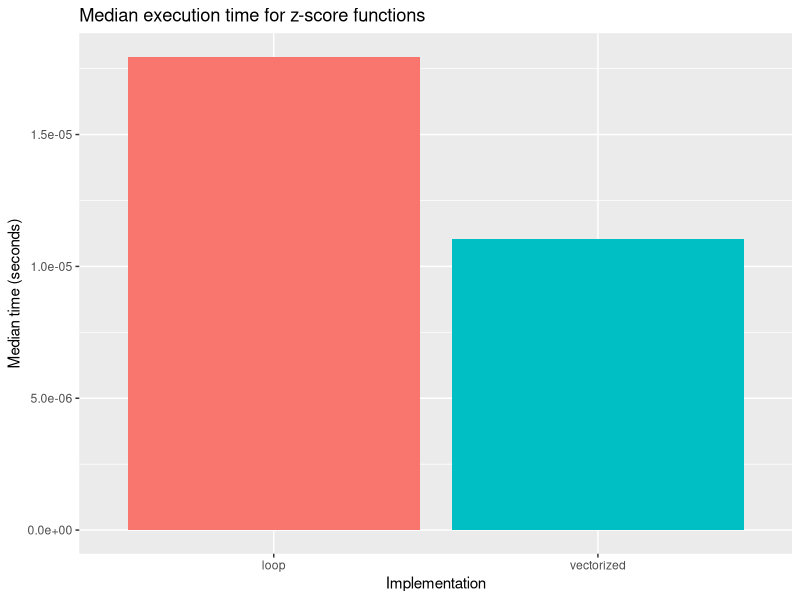
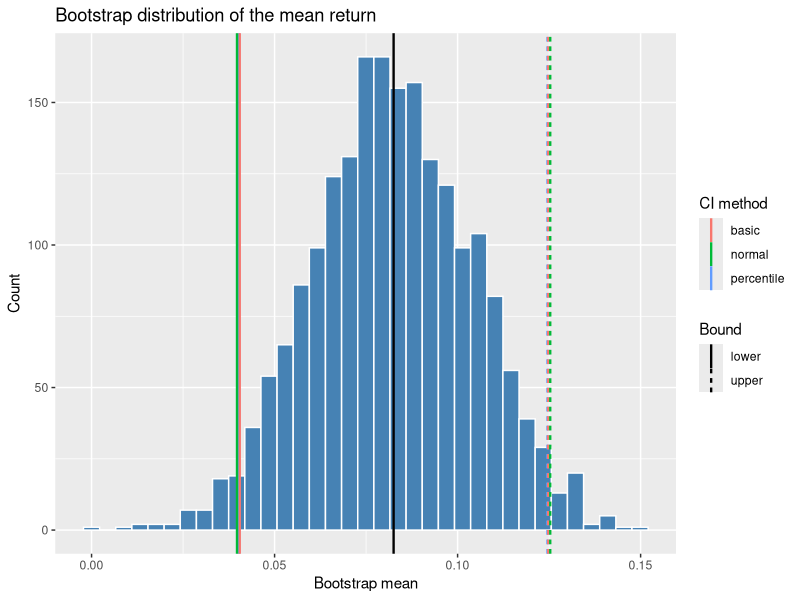
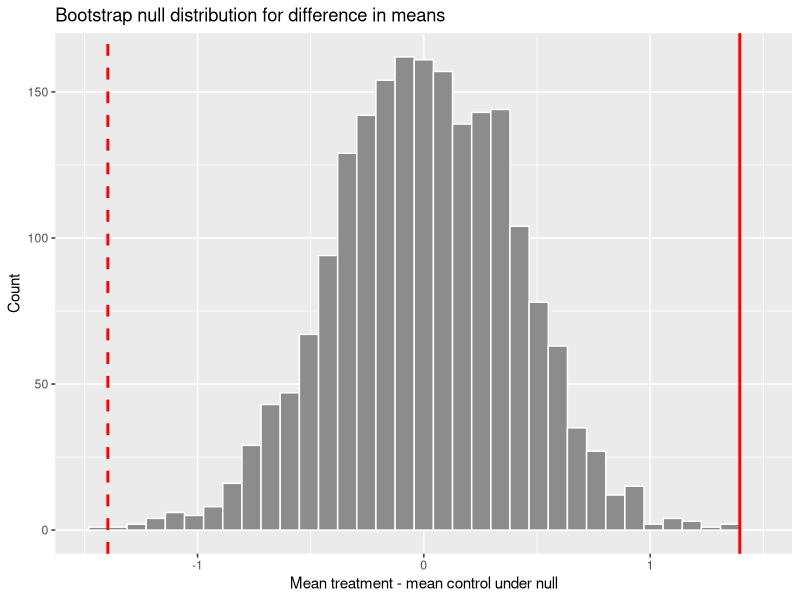

Write the R code that produced these figures, in order.
## ---- chunk 1
#| label: setup
library(tidyverse)
library(bench)
library(palmerpenguins)
library(purrr)
## ---- chunk 2
vectorized_zscore <- function(x) {
  (x - mean(x, na.rm = TRUE)) / sd(x, na.rm = TRUE)
}

loop_zscore <- function(x) {
  x_mean <- mean(x, na.rm = TRUE)
  x_sd <- sd(x, na.rm = TRUE)
  z <- numeric(length(x))

  for (i in seq_along(x)) {
    z[i] <- (x[i] - x_mean) / x_sd
  }

  z
}

iris_x <- iris$Sepal.Length
head(tibble(
  original = iris_x,
  vectorized = vectorized_zscore(iris_x),
  loop = loop_zscore(iris_x)
))

all.equal(vectorized_zscore(iris_x), loop_zscore(iris_x))
## ---- chunk 3
zscore_bench <- bench::mark(
  vectorized = vectorized_zscore(iris_x),
  loop = loop_zscore(iris_x),
  iterations = 50,
  check = TRUE
)

zscore_bench |> select(expression, median, `itr/sec`, mem_alloc)

zscore_bench |>
  mutate(
    implementation = as.character(expression),
    median_seconds = as.numeric(median)
  ) |>
  ggplot(aes(x = implementation, y = median_seconds, fill = implementation)) +
  geom_col(show.legend = FALSE) +
  labs(
    title = "Median execution time for z-score functions",
    x = "Implementation",
    y = "Median time (seconds)"
  )
## ---- chunk 4
chick_growth <- ChickWeight |>
  arrange(Chick, Time) |>
  group_by(Chick) |>
  mutate(
    first_weight = first(weight),
    first_time = first(Time),
    last_weight = last(weight),
    Growth.Rate = if_else(
      Time == first_time,
      NA_real_,
      (weight - first_weight) / (Time - first_time)
    ),
    Weight.Gain.Percent = (last_weight - first_weight) / first_weight * 100
  ) |>
  ungroup()

chick_growth |>
  group_by(Diet) |>
  summarize(
    average_growth_rate = mean(Growth.Rate, na.rm = TRUE),
    mean_maximum_weight = mean(tapply(weight, Chick, max)[as.character(unique(Chick))]),
    mean_weight_gain_percent = mean(Weight.Gain.Percent),
    .groups = "drop"
  )
## ---- chunk 5
penguin_by_species <- split(penguins, penguins$species)

penguin_by_species <- lapply(penguin_by_species, function(df) {
  attr(df, "sample_size") <- nrow(df)
  df
})

map_int(penguin_by_species, ~ attr(.x, "sample_size"))
## ---- chunk 6
numeric_means_lapply <- lapply(penguin_by_species, function(df) {
  numeric_cols <- df |> select(where(is.numeric))
  lapply(numeric_cols, mean, na.rm = TRUE)
})

numeric_means_lapply

numeric_means_map <- penguin_by_species |>
  map(function(df) {
    df |>
      select(where(is.numeric)) |>
      map_dbl(mean, na.rm = TRUE)
  })

numeric_means_map
## ---- chunk 7
tapply(penguins$body_mass_g, penguins$species, mean, na.rm = TRUE)

tapply(
  penguins$body_mass_g,
  list(species = penguins$species, sex = penguins$sex),
  mean,
  na.rm = TRUE
)
## ---- chunk 8
x <- c(1, 2, 3, 4)
y <- x

before <- tibble(object = c("x", "y"), value = c(paste(x, collapse = ", "), paste(y, collapse = ", ")))
y[1] <- 99
after <- tibble(object = c("x", "y"), value = c(paste(x, collapse = ", "), paste(y, collapse = ", ")))

list(before = before, after = after)
## ---- chunk 9
growing_time <- system.time({
  result_growing <- numeric(0)
  for (i in 1:10000) {
    result_growing <- c(result_growing, i^2)
  }
})

preallocated_time <- system.time({
  result_preallocated <- numeric(10000)
  for (i in 1:10000) {
    result_preallocated[i] <- i^2
  }
})

rbind(growing_vector = growing_time, preallocated = preallocated_time)
all.equal(result_growing, result_preallocated)
## ---- chunk 10
A <- matrix(c(4, 2, 1, 5), nrow = 2)
B <- matrix(c(3, 1, 0, 2), nrow = 2)
C <- matrix(c(1, 3, 5, 2, 4, 6), nrow = 2)
## ---- chunk 11
A_plus_B <- A + B
A_elementwise_B <- A * B
A_matrix_B <- A %*% B
tA_matrix_C <- t(A) %*% C
A_inverse <- solve(A)

list(
  A_plus_B = A_plus_B,
  A_elementwise_B = A_elementwise_B,
  A_matrix_B = A_matrix_B,
  tA_matrix_C = tA_matrix_C,
  A_inverse = A_inverse
)
## ---- chunk 12
is_symmetric <- function(mat, tol = .Machine$double.eps^0.5) {
  if (!is.matrix(mat)) {
    stop("Input must be a matrix.")
  }
  if (nrow(mat) != ncol(mat)) {
    stop("Input matrix must be square.")
  }
  isTRUE(all.equal(mat, t(mat), tolerance = tol))
}

tibble(
  matrix = c("A", "B", "t(A) %*% A"),
  symmetric = c(is_symmetric(A), is_symmetric(B), is_symmetric(t(A) %*% A))
)
## ---- chunk 13
M <- matrix(c(4, 2, 2, 3), nrow = 2)
## ---- chunk 14
M_eigen <- eigen(M)
M_eigen
## ---- chunk 15
eigen_checks <- map(seq_along(M_eigen$values), function(i) {
  lambda <- M_eigen$values[i]
  x_vec <- M_eigen$vectors[, i]

  tibble(
    eigenpair = i,
    left_side = list(M %*% x_vec),
    right_side = list(lambda * x_vec),
    matches = isTRUE(all.equal(as.vector(M %*% x_vec), as.vector(lambda * x_vec)))
  )
})

bind_rows(eigen_checks)
## ---- chunk 16
P <- M_eigen$vectors
D <- diag(M_eigen$values)
M_reconstructed <- P %*% D %*% solve(P)

M_reconstructed
all.equal(M, M_reconstructed)
## ---- chunk 17
X <- matrix(c(3, 2, 2, 2, 3, -2, 2, -2, 3), nrow = 3)

X_svd <- svd(X)
X_svd

X_rank1 <- X_svd$d[1] * X_svd$u[, 1, drop = FALSE] %*% t(X_svd$v[, 1, drop = FALSE])
frobenius_norm <- norm(X - X_rank1, type = "F")

X_rank1
frobenius_norm
## ---- chunk 18
set.seed(228)
n <- 100
x <- runif(n, -5, 5)
y <- 3 + 2 * x + rnorm(n, sd = 1)

design_matrix <- cbind(intercept = 1, x = x)
qr_fit <- qr(design_matrix)
beta_qr <- qr.coef(qr_fit, y)
beta_lm <- coef(lm(y ~ x))

tibble(
  method = c("QR", "lm"),
  intercept = c(beta_qr[1], beta_lm[1]),
  slope = c(beta_qr[2], beta_lm[2])
)
## ---- chunk 19
rosenbrock <- function(x) {
  (1 - x[1])^2 + 100 * (x[2] - x[1]^2)^2
}
## ---- chunk 20
rosenbrock_grad <- function(x) {
  c(
    -2 * (1 - x[1]) - 400 * x[1] * (x[2] - x[1]^2),
    200 * (x[2] - x[1]^2)
  )
}
## ---- chunk 21
gradient_descent <- function(init, grad_fn, learning_rate = 0.001,
                             max_iter = 10000, tol = 1e-6,
                             fn = rosenbrock) {
  x_current <- init

  for (iter in seq_len(max_iter)) {
    grad <- grad_fn(x_current)
    grad_norm <- sqrt(sum(grad^2))

    if (grad_norm < tol) {
      return(list(solution = x_current, value = fn(x_current), iterations = iter - 1))
    }

    x_current <- x_current - learning_rate * grad
  }

  list(solution = x_current, value = fn(x_current), iterations = max_iter)
}
## ---- chunk 22
gd_result <- gradient_descent(
  init = c(-1.2, 1.0),
  grad_fn = rosenbrock_grad,
  learning_rate = 0.001,
  max_iter = 10000,
  tol = 1e-6
)

gd_result
## ---- chunk 23
bfgs_result <- optim(
  par = c(-1.2, 1.0),
  fn = rosenbrock,
  gr = rosenbrock_grad,
  method = "BFGS"
)

bfgs_result
## ---- chunk 24
nelder_mead_result <- optim(
  par = c(-1.2, 1.0),
  fn = rosenbrock,
  method = "Nelder-Mead"
)

optimization_comparison <- tibble(
  method = c("Gradient descent", "BFGS", "Nelder-Mead"),
  x1 = c(gd_result$solution[1], bfgs_result$par[1], nelder_mead_result$par[1]),
  x2 = c(gd_result$solution[2], bfgs_result$par[2], nelder_mead_result$par[2]),
  function_value = c(gd_result$value, bfgs_result$value, nelder_mead_result$value),
  reported_iterations = c(gd_result$iterations, bfgs_result$counts["gradient"], NA),
  function_evaluations = c(NA, bfgs_result$counts["function"], nelder_mead_result$counts["function"])
)

optimization_comparison
## ---- chunk 25
run_simulation <- function(n_samples, n_reps, dist_type) {
  map_dfr(seq_len(n_reps), function(rep_id) {
    sample_values <- switch(
      dist_type,
      normal = rnorm(n_samples, mean = 0, sd = 1),
      t3 = rt(n_samples, df = 3),
      contaminated = if_else(
        runif(n_samples) < 0.9,
        rnorm(n_samples, mean = 0, sd = 1),
        rnorm(n_samples, mean = 0, sd = 10)
      ),
      stop("Unknown distribution type.")
    )

    tibble(
      replication = rep_id,
      distribution = dist_type,
      mean = mean(sample_values),
      median = median(sample_values),
      trimmed_mean = mean(sample_values, trim = 0.1)
    )
  })
}
## ---- chunk 26
set.seed(228)
simulation_results <- bind_rows(
  run_simulation(30, 1000, "normal"),
  run_simulation(30, 1000, "t3"),
  run_simulation(30, 1000, "contaminated")
)

simulation_summary <- simulation_results |>
  pivot_longer(
    cols = c(mean, median, trimmed_mean),
    names_to = "estimator",
    values_to = "estimate"
  ) |>
  group_by(distribution, estimator) |>
  summarize(
    bias = mean(estimate),
    variance = var(estimate),
    mse = mean(estimate^2),
    .groups = "drop"
  )

simulation_summary
## ---- chunk 27
simulation_summary |>
  arrange(distribution, mse)
## ---- chunk 28
set.seed(42)
returns <- rnorm(50, mean = 0.08, sd = 0.12)
returns <- returns + rexp(50, rate = 20) - 0.05

bootstrap_mean <- function(x, B = 2000, conf = 0.95) {
  theta_hat <- mean(x)
  n <- length(x)
  boot_means <- replicate(B, mean(sample(x, size = n, replace = TRUE)))
  alpha <- 1 - conf
  se <- sd(boot_means)

  percentile <- quantile(boot_means, probs = c(alpha / 2, 1 - alpha / 2), names = FALSE)
  basic <- 2 * theta_hat - rev(percentile)
  normal <- theta_hat + qnorm(c(alpha / 2, 1 - alpha / 2)) * se

  list(
    estimate = theta_hat,
    se = se,
    boot_means = boot_means,
    intervals = tibble(
      method = c("percentile", "basic", "normal"),
      lower = c(percentile[1], basic[1], normal[1]),
      upper = c(percentile[2], basic[2], normal[2])
    )
  )
}

set.seed(228)
boot_returns <- bootstrap_mean(returns, B = 2000)
boot_returns$estimate
boot_returns$se
boot_returns$intervals
## ---- chunk 29
boot_plot_data <- tibble(boot_mean = boot_returns$boot_means)
ci_lines <- boot_returns$intervals |>
  pivot_longer(cols = c(lower, upper), names_to = "bound", values_to = "value")

ggplot(boot_plot_data, aes(x = boot_mean)) +
  geom_histogram(bins = 35, color = "white", fill = "steelblue") +
  geom_vline(data = ci_lines, aes(xintercept = value, color = method, linetype = bound), linewidth = 0.8) +
  geom_vline(xintercept = boot_returns$estimate, color = "black", linewidth = 0.8) +
  labs(
    title = "Bootstrap distribution of the mean return",
    x = "Bootstrap mean",
    y = "Count",
    color = "CI method",
    linetype = "Bound"
  )
## ---- chunk 30
set.seed(123)
control <- rnorm(40, mean = 10, sd = 2)
treatment <- rnorm(40, mean = 11.5, sd = 2)

bootstrap_ttest <- function(control, treatment, B = 2000) {
  observed_diff <- mean(treatment) - mean(control)
  pooled_mean <- mean(c(control, treatment))

  control_null <- control - mean(control) + pooled_mean
  treatment_null <- treatment - mean(treatment) + pooled_mean

  boot_diffs <- replicate(B, {
    boot_control <- sample(control_null, length(control_null), replace = TRUE)
    boot_treatment <- sample(treatment_null, length(treatment_null), replace = TRUE)
    mean(boot_treatment) - mean(boot_control)
  })

  list(
    observed_diff = observed_diff,
    boot_diffs = boot_diffs,
    p_value = mean(abs(boot_diffs) >= abs(observed_diff))
  )
}

set.seed(228)
boot_test <- bootstrap_ttest(control, treatment, B = 2000)
boot_test$observed_diff
boot_test$p_value

ggplot(tibble(diff = boot_test$boot_diffs), aes(x = diff)) +
  geom_histogram(bins = 35, color = "white", fill = "gray55") +
  geom_vline(xintercept = boot_test$observed_diff, color = "red", linewidth = 1) +
  geom_vline(xintercept = -boot_test$observed_diff, color = "red", linewidth = 1, linetype = "dashed") +
  labs(
    title = "Bootstrap null distribution for difference in means",
    x = "Mean treatment - mean control under null",
    y = "Count"
  )
## ---- chunk 31
t_test_result <- t.test(treatment, control)

tibble(
  method = c("Bootstrap", "Welch t-test"),
  observed_difference = c(boot_test$observed_diff, diff(rev(t_test_result$estimate))),
  p_value = c(boot_test$p_value, t_test_result$p.value)
)
